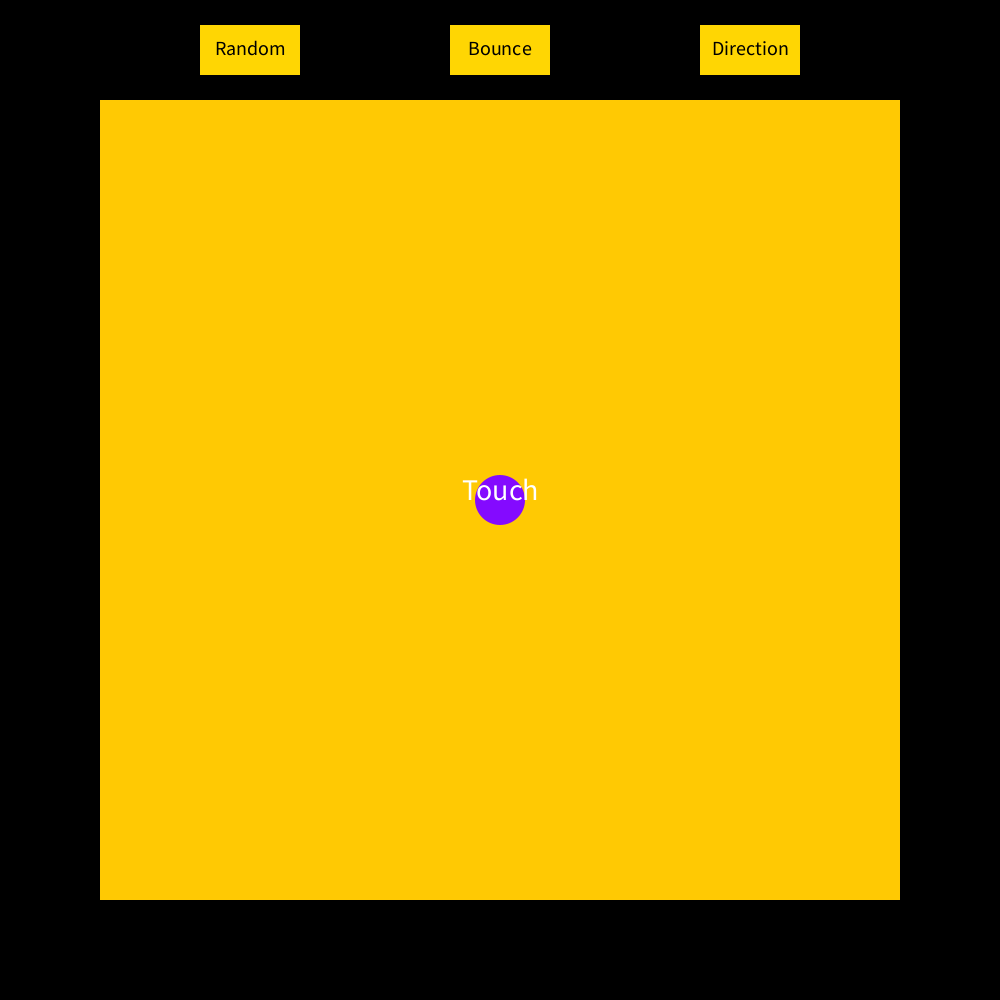
Frame 1 (no input)
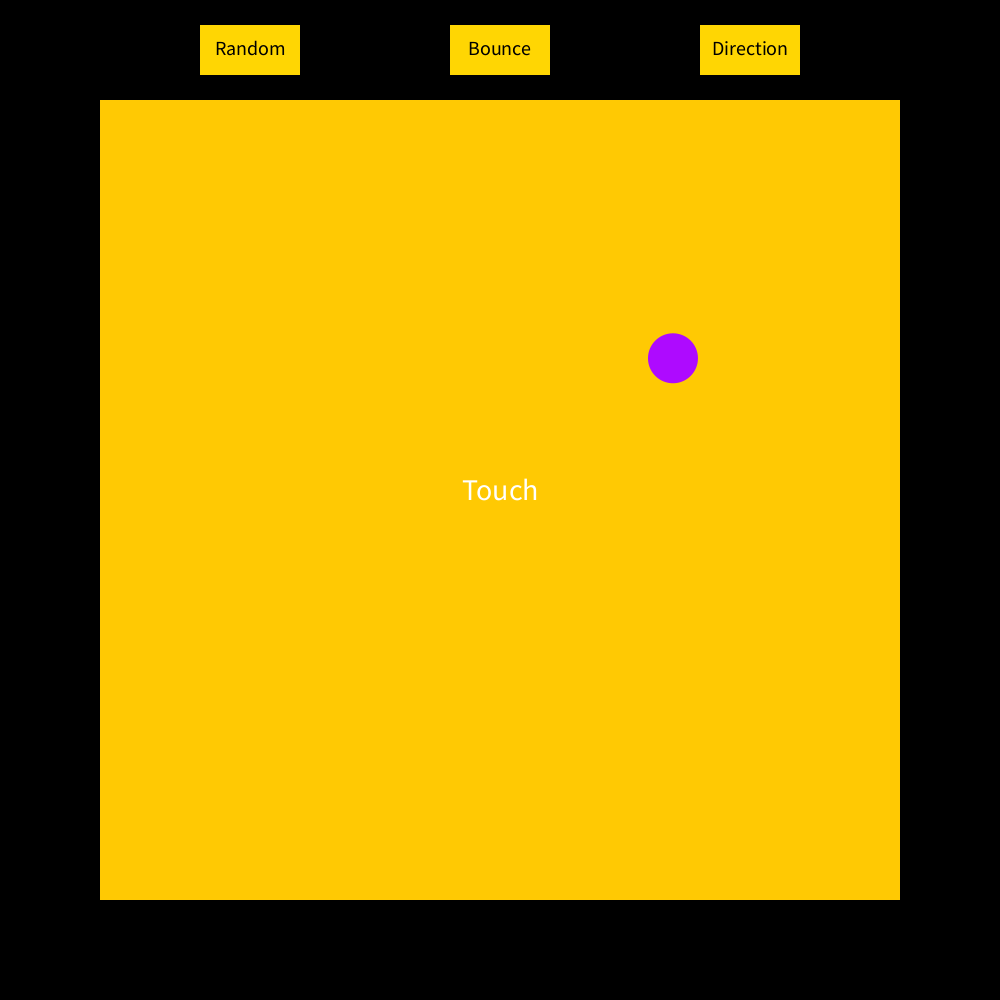
Frame 60 (the mouse pressed at the canvas centre just before this capture)
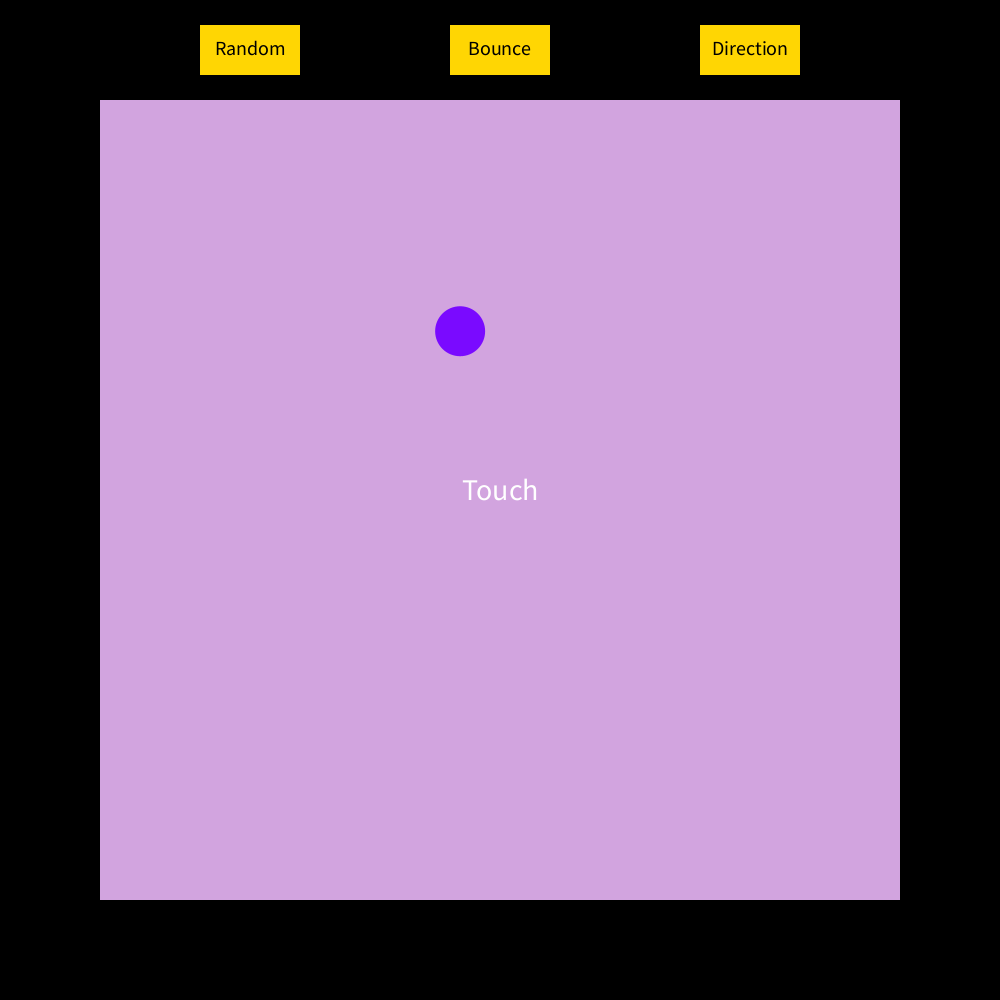
Frame 120 (the mouse held since frame 60 and released just before this capture)

The Processing sketch that drew these frames (run headless with seeded random() and noise(); from frame 60 on, the mouse is pressed at the canvas centre):

// Processing sketch: Week4
// ── Week4.pde
int x = 0;
int y = 0;
float xPos = 500, yPos = 500;
float xSpeed, ySpeed;
int size = 50;
int r,g,b;
float distance;
float distanceRect1;
float distanceRect2;
float distanceRect3;
float rW, rH;
float rX, rY;
boolean InsideCircle;
boolean bounceOn = true;
boolean bounceOff = false;
boolean constrictOn = false;
boolean constrictOff = true;
boolean changeColor = false;
boolean noColor = true;

void setup(){
  size(1000,1000);
  //xSpeed = random(100,80);
  //ySpeed = random(-100,80);
  rW = 800;
  rH =800;
  rX=width/2;
   rY=height/2;
 //  bounceOn = true;
 //   if(bounceOn){
 //     xSpeed = random(-5,5);
 //             ySpeed = random(-2,2);
 //}
 //    if(!bounceOn){
 //  xSpeed = random(0,0);
 //  ySpeed = random(0,0);
 //}
}

void draw(){
  
  background(0);

  drawRectrangle();
  buttonOne();
  buttonTwo();
   buttonThree();
   distanceRect1 = dist(mouseX, mouseY,250,50);    //button1
       distanceRect2 = dist(mouseX, mouseY,500,50);    //button1
         distanceRect3 = dist(mouseX, mouseY,750,50);    //button1
  
  if(calDis1() < 400){
     rectMode(CENTER);
fill(random(0, 255), random(0, 255), random(0, 255));
  rect(rX, rY, rW, rH);
    
  }

  println(x);
  //float x = random(0,1000);
  //float y = random(0,1000);

  xPos += xSpeed;
   yPos += ySpeed;

   
   distance = dist(mouseX, mouseY, xPos, yPos);
   noStroke();
   fill(#03FFF0);  //map
       fill(map(xPos, 0, width, 10, 255), 10, map(xPos, 0, width, 255, 255));         //Challenge 2
  ellipse(xPos,yPos, size, size);
   println(distance);   //calculate distance between shape and mouse,Num1
  
 if(distance<50){   //Turn a boolean from false to true if your mouse is within the boundaries of your shape, Num2
   println("InsideCircle");
   InsideCircle =true;
 }
else{
  InsideCircle =false;
}
    if(InsideCircle){
  textAlign(CENTER);
  textSize(100);
  fill(0);
  text("!!!!", 500, 500);
  }else{
      textAlign(CENTER);
  textSize(30);
  fill(map(mouseX, 0, width, 255, 255), map(mouseY, 0, height, 255, 255));
  text("Touch", 500, 500);
  }
  

  //if(constrictOn==true){
  if(xPos> rX+rW/2.15 || xPos< rX-rW/2.15 ){ 
    xSpeed = -xSpeed;
     rectMode(CENTER);
fill(random(0, 255), random(0, 255), random(0, 255));
  rect(rX, rY, rW, rH);

  }
    if(yPos> rY+rH/2.15 || yPos< rY-rH/2.15 ){ 
    ySpeed = -ySpeed;
       rectMode(CENTER);
fill(random(0, 255), random(0, 255), random(0, 255));
  rect(rX, rY, rW, rH);
  }                   //Constrict the movement of a shape within an area of your canvas, Num3
  
  //if(constrictOff==false){
  //    if(xPos> width-size/2 || xPos< size/2 ){ //if circle go further than right side, reset)
  //  xSpeed = -xSpeed;
  //}
  //  if(yPos> height-size/2 || yPos< size/2 ){ //if circle go further than right side, reset)
  //  ySpeed = -ySpeed;
  //}
  //}

  

    if(bounceOn){
      xSpeed = random(-10,10);
              ySpeed = random(-5,5);
              bounceOn = false;
 }
     if(bounceOff){
   xSpeed = random(0,0);
   ySpeed = random(0,0);
 }
  //if(!mousePressed){
  //        xSpeed = random(0,0);
  //ySpeed = random(0,0);

  //}
  //float xx = random(rX, rY);
  //if(changeColor){
  //       rectMode(CENTER);
  //  fill(random(0, 255), random(0, 255), random(0, 255));
  //rect(rX, rY, rW, rH);
  //}
  //  if(noColor){
  //       rectMode(CENTER);
  //   fill(#FFC903);
  //rect(rX, rY, rW, rH);
  //}
  
  
    
}
//////////////
float calDis1() {  //Calculate the distance between your mouse and a shape; print this value to the console, Num1
  float distance1=dist(mouseX, mouseY, 500, 500);
  return distance1;
}

void drawRectrangle(){
  noStroke();
 rectMode(CENTER);
    fill(#FFC903);
  rect(rX, rY, rW, rH);
}
void buttonOne(){  //random
  noStroke();
     fill(#FFD603);  //map
  rect(250,50, 100, size);
  textSize(20);
  fill(0); 
  textAlign(CENTER);
  text("Random", 250, 55);
}
  void buttonTwo(){  //bounce
  noStroke();
     fill(#FFD603);  //map
  rect(500,50, 100, size);
  textSize(20);
  fill(0); 
  textAlign(CENTER);
  text("Bounce", 500, 55);
}
    void buttonThree(){  //constrict
  noStroke();
     fill(#FFD603);  //map
  rect(750,50, 100, size);
  textSize(20);
  fill(0); 
  textAlign(CENTER);
  text("Direction", 750, 55);
}
  
  
  
void mousePressed(){   //on the ball
  if(distance < size/2){
     noColor = !noColor;
  //   rectMode(CENTER);
  //  fill(random(0, 255), random(0, 255), random(0, 255));
  //rect(rX, rY, rW, rH);
  //    xSpeed = random(-5,5);
  //ySpeed = random(-2,2);
   }
     if(distanceRect1 < size/2){   //Create a button that moves a shape to a new random position on the canvas, Num4
       println("Random");
      ellipse(xPos=random(rX-rW/2.15, rX+rW/2.15), yPos=random(rY-rH/2.15, rY+rH/2.15), size, size );
       
     }
       if(distanceRect2 < size/2){   //Create a toggle switch that turns a bouncing ball on and off, Challenge1
       println("Bounce");
       bounceOff = !bounceOff;
             //xSpeed = random(-5,5);
             // ySpeed = random(-2,2);
     }
        if(distanceRect3 < size/2){   //button3 hit
       println("Direction");
       //rectMode(CENTER);
  //  fill(random(0, 255), random(0, 255), random(0, 255));
  //rect(rX++, rY++, rW, rH);
         //constrictOff = !constrictOff;
     }
    if (bounceOff==false) {
    bounceOn=true;
  }
    if (noColor==false) {
    changeColor=true;
  }
  //   if (constrictOff==false) {
  //  constrictOn=true;
  //}

   
}
